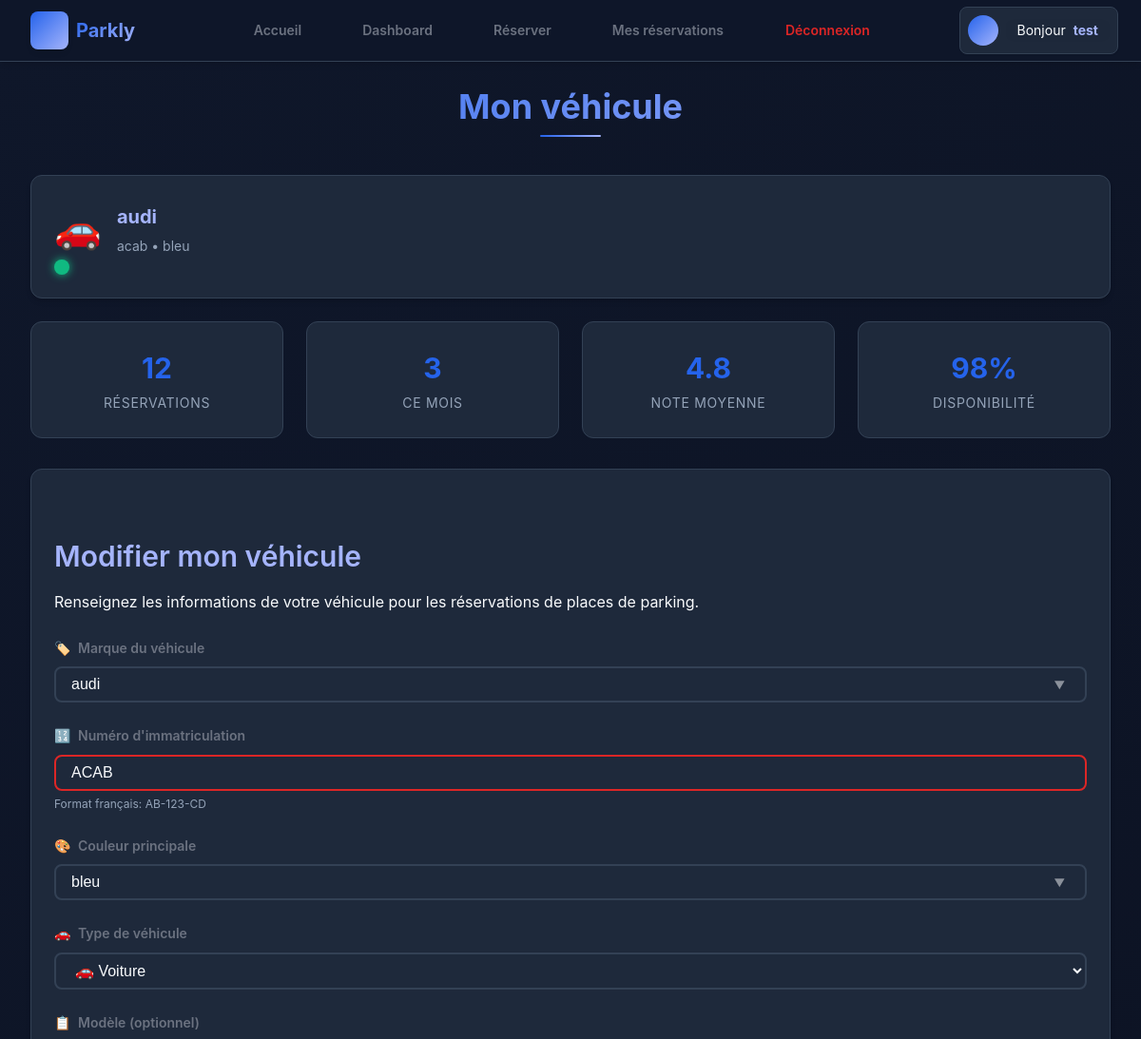
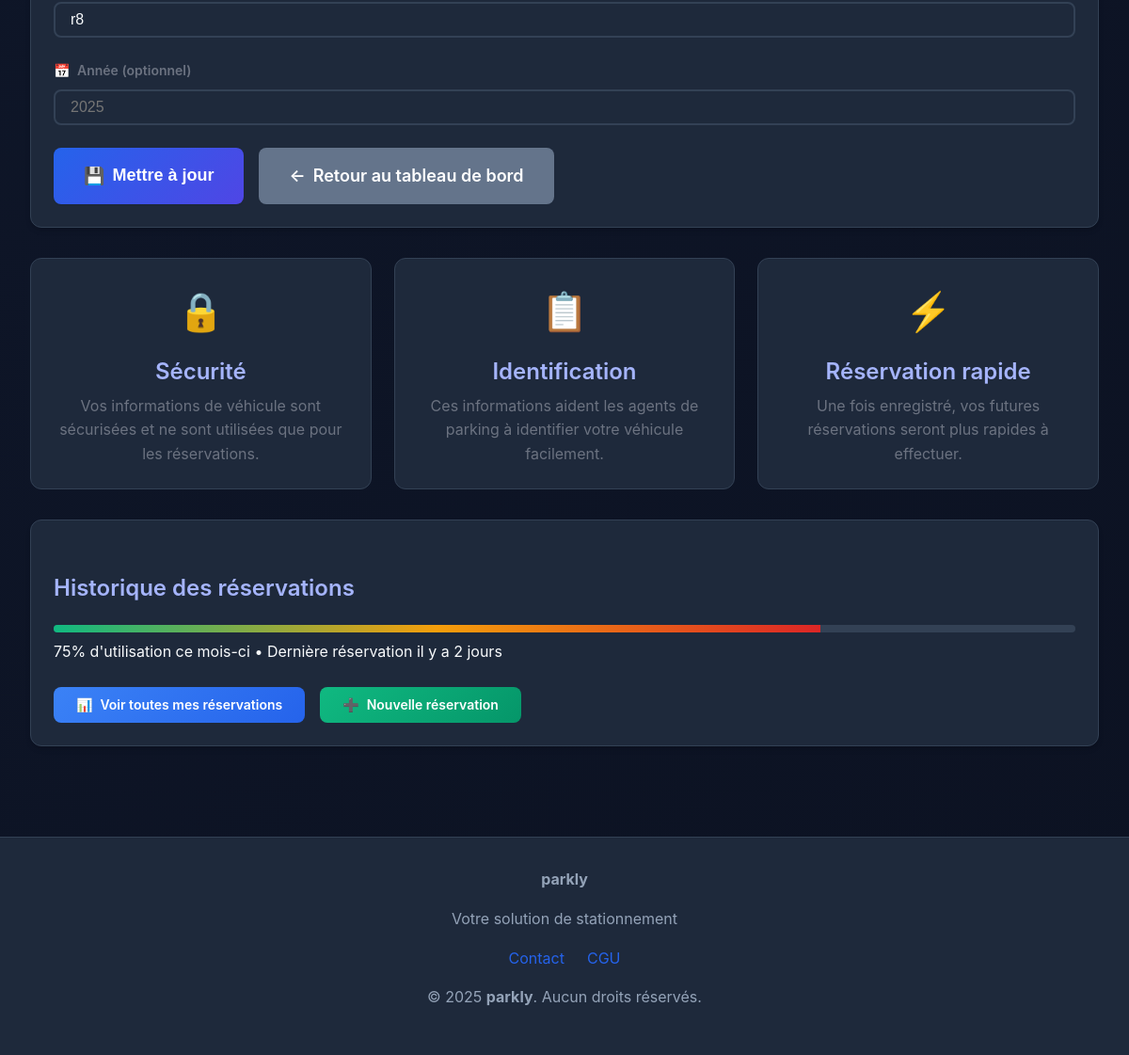
Screenshot of /?page=ma_voiture (signed in) with the database file from the repository (2 pictures, top to bottom).
### tables this page shows
CREATE TABLE `cars` (
  `id` int NOT NULL AUTO_INCREMENT,
  `user_id` int NOT NULL,
  `marque` varchar(100) DEFAULT NULL,
  `modele` varchar(100) DEFAULT NULL,
  `immatriculation` varchar(50) DEFAULT NULL,
  `couleur` varchar(50) DEFAULT NULL,
  `type` enum('voiture','moto') DEFAULT 'voiture',
  PRIMARY KEY (`id`),
  KEY `user_id` (`user_id`),
  CONSTRAINT `cars_ibfk_1` FOREIGN KEY (`user_id`) REFERENCES `users` (`id`) ON DELETE CASCADE
);

### app/controllers/CarController.php (called while the page is built, shortened)
<?php
require_once __DIR__ . '/../models/Car.php';
class CarController
{
    public function form()
    {
        $carModel = new Car();
        $car = $carModel->getByUserId($_SESSION['user']['id']);
        require_once __DIR__ . '/../views/pages/ma_voiture.php';
    }
}

### app/models/Car.php (called while the page is built, shortened)
<?php
class Car
{
    private PDO $pdo;
    public function __construct()
    {
        $this->pdo = new PDO(DB_DSN, DB_USER, DB_PASS);
        $this->pdo->setAttribute(PDO::ATTR_ERRMODE, PDO::ERRMODE_EXCEPTION);
    }
    public function getByUserId(int $userId): ?array
    {
        $stmt = $this->pdo->prepare("SELECT * FROM cars WHERE user_id = ?");
        $stmt->execute([$userId]);
        $car = $stmt->fetch(PDO::FETCH_ASSOC);
        return $car ?: null;
    }
}

### app/views/pages/ma_voiture.php (the view, shortened to what this page needs)
<?php
require_once __DIR__ . '/../templates/head.php';
require_once __DIR__ . '/../templates/nav.php';
?>
<main class="container" role="main">
    <div class="fade-in">
        <h1 class="section-title">Mon véhicule</h1>
        <?php if (isset($car) && !empty($car)): ?>
        <div class="card mb-4">
            <div class="availability-info">
                <div class="availability-icon">
                    <?= $car['type'] === 'moto' ? '🏍️' : '🚗' ?>
                </div>
                <div class="availability-text">
                    <div class="places-count"><?= htmlspecialchars($car['marque'] ?? 'Véhicule') ?></div>
                    <div class="occupation-rate">
                        <?= htmlspecialchars($car['immatriculation'] ?? '') ?> •
                        <?= htmlspecialchars($car['couleur'] ?? '') ?>
                    </div>
                </div>
            </div>
            <div class="availability-indicator success"></div>
        </div>
        <?php endif; ?>
        <div class="stats-grid mb-5">
            <div class="stat-item">
                <span class="stat-number">12</span>
                <span class="stat-label">Réservations</span>
            </div>
            <div class="stat-item">
                <span class="stat-number">3</span>
                <span class="stat-label">Ce mois</span>
            </div>
            <div class="stat-item">
                <span class="stat-number">4.8</span>
                <span class="stat-label">Note moyenne</span>
            </div>
            <div class="stat-item">
                <span class="stat-number">98%</span>
                <span class="stat-label">Disponibilité</span>
            </div>
        </div>
        <div class="card">
            <h2>
                <?= isset($car) && !empty($car) ? 'Modifier mon véhicule' : 'Ajouter mon véhicule' ?>
            </h2>
            <p class="text-secondary mb-4">
                Renseignez les informations de votre véhicule pour les réservations de places de parking.
            </p>
            <form method="POST" action="/?page=ma_voiture" class="slide-in">
                <div class="form-group">
                    <label for="marque" class="form-label">
                        <span>🏷️</span> Marque du véhicule
                    </label>
                    <input
                        type="text"
                        id="marque"
                        name="marque"
                        class="form-input"
                        value="<?= htmlspecialchars($car['marque'] ?? '') ?>"
                        required
                        placeholder="Ex: Peugeot, Renault, BMW..."
                        list="marques-list"
                    >
                </div>
                <div class="form-group">
                    <label for="immatriculation" class="form-label">
                        <span>🔢</span> Numéro d'immatriculation
                    </label>
                    <input
                        type="text"
                        id="immatriculation"
                        name="immatriculation"
                        class="form-input"
                        value="<?= htmlspecialchars($car['immatriculation'] ?? '') ?>"
                        required
                        placeholder="Ex: AB-123-CD"
                        pattern="[A-Z]{2}-[0-9]{3}-[A-Z]{2}"
                        title="Format attendu: AB-123-CD"
                        style="text-transform: uppercase;"
                    >
                    <small class="form-help">Format français: AB-123-CD</small>
                </div>
                <div class="form-group">
                    <label for="couleur" class="form-label">
                        <span>🎨</span> Couleur principale
                    </label>
                    <input
                        type="text"
                        id="couleur"
                        name="couleur"
                        class="form-input"
                        value="<?= htmlspecialchars($car['couleur'] ?? '') ?>"
                        required
                        placeholder="Ex: Blanc, Noir, Rouge..."
                        list="couleurs-list"
                    >
                </div>
                <div class="form-group">
                    <label for="type" class="form-label">
                        <span>🚗</span> Type de véhicule
                    </label>
                    <select id="type" name="type" class="form-select" required>
                        <option value="voiture" <?= (isset($car['type']) && $car['type'] === 'voiture') ? 'selected' : '' ?>>
                            🚗 Voiture
                        </option>
                    </select>
                </div>
                <div class="form-group">
                    <label for="modele" class="form-label">
                        <span>📋</span> Modèle (optionnel)
                    </label>
                    <input
                        type="text"
                        id="modele"
                        name="modele"
                        class="form-input"
                        value="<?= htmlspecialchars($car['modele'] ?? '') ?>"
                        placeholder="Ex: 308, Clio, Serie 3..."
                    >
                </div>
                <div class="form-group">
                    <label for="annee" class="form-label">
                        <span>📅</span> Année (optionnel)
                    </label>
                    <input
                        type="number"
                        id="annee"
                        name="annee"
                        class="form-input"
                        value="<?= htmlspecialchars($car['annee'] ?? '') ?>"
                        min="1950"
                        max="<?= date('Y') + 1 ?>"
                        placeholder="<?= date('Y') ?>"
                    >
                </div>
                <div class="reservation-actions">
                    <button type="submit" class="btn btn-primary btn-lg">
                        <span>💾</span>
                        <?= isset($car) && !empty($car) ? 'Mettre à jour' : 'Enregistrer mon véhicule' ?>
                    </button>
                    <a href="/?page=dashboard_user" class="btn btn-secondary btn-lg">
                        <span>←</span> Retour au tableau de bord
                    </a>
                </div>
            </form>
        </div>
        <div class="feature-grid mt-5">
            <div class="feature-card">
                <div class="feature-icon">🔒</div>
                <h3>Sécurité</h3>
                <p>Vos informations de véhicule sont sécurisées et ne sont utilisées que pour les réservations.</p>
            </div>
            <div class="feature-card">
                <div class="feature-icon">📋</div>
                <h3>Identification</h3>
                <p>Ces informations aident les agents de parking à identifier votre véhicule facilement.</p>
            </div>
            <div class="feature-card">
                <div class="feature-icon">⚡</div>
                <h3>Réservation rapide</h3>
                <p>Une fois enregistré, vos futures réservations seront plus rapides à effectuer.</p>
            </div>
        </div>
        <?php if (isset($car) && !empty($car)): ?>
        <div class="card mt-5">
            <h3>Historique des réservations</h3>
            <div class="occupation-bar">
                <div class="occupation-fill" style="width: 75%;"></div>
            </div>
            <p class="text-secondary mt-2">
                75% d'utilisation ce mois-ci • Dernière réservation il y a 2 jours
            </p>
            <div class="reservation-actions">
                <a href="/?page=mes_reservations" class="btn btn-info">
                    <span>📊</span> Voir toutes mes réservations
                </a>
                <a href="/?page=nouvelle_reservation" class="btn btn-success">
                    <span>➕</span> Nouvelle réservation
                </a>
            </div>
        </div>
        <?php endif; ?>
    </div>
</main>
<?php require_once __DIR__ . '/../templates/footer.php'; ?>

### public/assets/css/templates/nav.css (style rules this page uses)
:root { --nav-bg: #ffffff; --nav-border: #e5e7eb; --nav-shadow: 0 1px 3px rgba(0, 0, 0, 0.1); --nav-link-color: #374151; --nav-link-hover-bg: #f3f4f6; --nav-link-hover-color: #1f2937; --primary-color: #2563eb; --danger-color: #dc2626; --danger-bg: #fef2f2; --text-secondary: #6b7280; --admin-bg: #fef3c7; --admin-color: #92400e; --nav-height: 60px; --nav-z-index: 100; }

### app/views/pages/ma_voiture.php (style rules this page uses)
.form-help { display: block; font-size: var(--font-size-xs); color: var(--text-muted); margin-top: var(--spacing-xs); }
.form-label span { margin-right: var(--spacing-xs); font-size: var(--font-size-sm); }
.availability-icon { font-size: 2.5rem; animation: pulse 2s ease-in-out infinite; }
.form-select option { background: var(--bg-secondary); color: var(--text-primary); padding: var(--spacing-sm); }

### rows the page displays
cars: marque "audi", immatriculation "acab", couleur "bleu", type "🚗 Voiture", modele "r8"

### other values shown
$item['label'] "Accueil"
$item['label'] "Dashboard"
$item['label'] "Réserver"
$item['label'] "Mes réservations"
$item['label'] "Déconnexion"
$displayName "test"
